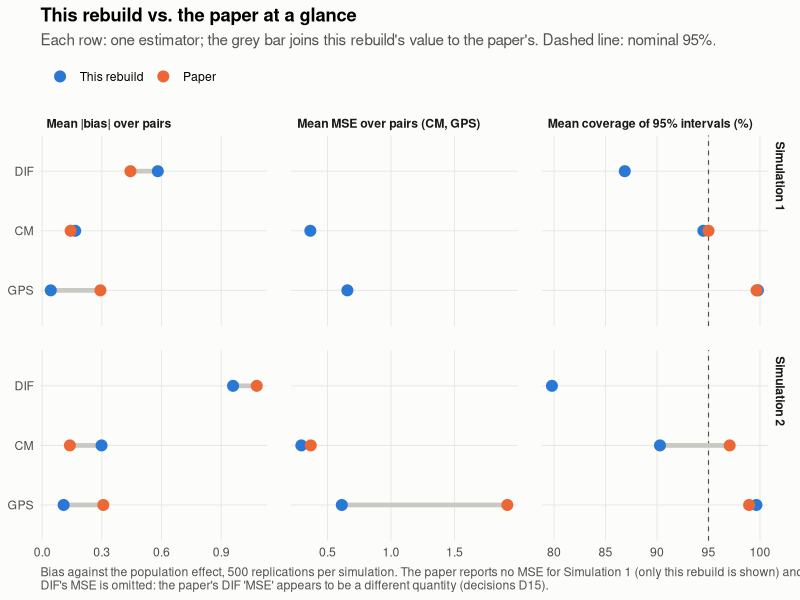
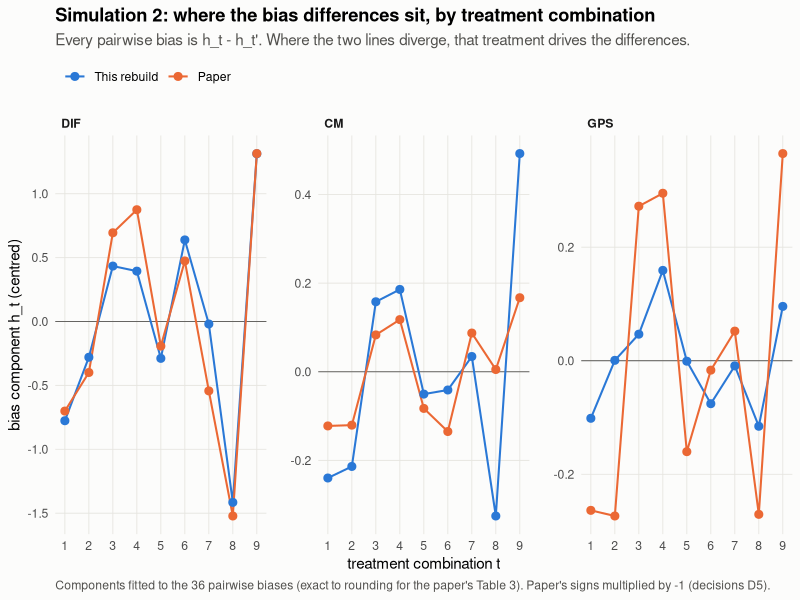

Recreate these plots in R, in order.
## Summary comparison figures, built from tracked result tables only (no run files).
## From the repository root:  Rscript scripts/comparison_figures.R
## Writes figures/summary_vs_paper.png and figures/sim2_bias_by_treatment_vs_paper.png.
suppressPackageStartupMessages(library(ggplot2))
COL_OURS <- "#2a78d6"; COL_PAPER <- "#eb6834"; SURF <- "#fcfcfb"; INK2 <- "#52514e"; LINK <- "#c9c8c2"
theme_viz <- theme_minimal(base_size = 11) +
  theme(plot.background = element_rect(fill = SURF, colour = NA),
        panel.grid.major = element_line(colour = "#e6e5e0", linewidth = 0.3), panel.grid.minor = element_blank(),
        panel.spacing = unit(1.2, "lines"),
        strip.text = element_text(face = "bold", hjust = 0), legend.position = "top", legend.justification = "left",
        plot.title = element_text(face = "bold"), plot.subtitle = element_text(colour = INK2),
        plot.caption = element_text(colour = INK2, hjust = 0))
src_scale <- scale_colour_manual(values = c("This rebuild" = COL_OURS, "Paper" = COL_PAPER), name = NULL)
EST <- c("DIF", "CM", "GPS")

## ---- Figure A: paper vs rebuild at a glance
ag <- read.csv("results/agreement_with_paper.csv")
cs <- read.csv("results/coverage_summary.csv")
SIM <- c(sim1 = "Simulation 1", sim2 = "Simulation 2")
M <- c(b = "Mean |bias| over pairs", m = "Mean MSE over pairs (CM, GPS)", c = "Mean coverage of 95% intervals (%)")
rows <- list()
for (e in EST) {
  a <- ag[ag$estimator == e, ]
  rows[[length(rows) + 1]] <- data.frame(sim = unname(SIM[c("sim1", "sim1", "sim2", "sim2")]), measure = unname(M["b"]), estimator = e,
    source = c("This rebuild", "Paper"), value = c(a$sim1_mean_absbias_ours, a$sim1_mean_absbias_paper,
                                                   a$sim2_mean_absbias_ours, a$sim2_mean_absbias_paper))
  if (e != "DIF") {
    rows[[length(rows) + 1]] <- data.frame(sim = unname(SIM["sim2"]), measure = unname(M["m"]), estimator = e,
      source = c("This rebuild", "Paper"), value = c(a$sim2_mean_mse_ours, a$sim2_mean_mse_paper))
  }
  for (s in names(SIM)) {
    x <- cs[cs$sim == s & cs$estimator == e, ]
    rows[[length(rows) + 1]] <- data.frame(sim = unname(SIM[s]), measure = unname(M["c"]), estimator = e, source = "This rebuild",
                                           value = 100 * x$cov_super_mean)
    if (!is.na(x$paper_mean)) rows[[length(rows) + 1]] <- data.frame(sim = unname(SIM[s]), measure = unname(M["c"]), estimator = e,
                                                                     source = "Paper", value = 100 * x$paper_mean)
  }
}
## Sim 1 MSE: the paper reports none; show ours alone
ov <- read.csv("results/estimator_overview.csv"); ov <- ov[ov$truth == "tau_super" & ov$sim == "sim1", ]
for (e in c("CM", "GPS")) rows[[length(rows) + 1]] <- data.frame(sim = unname(SIM["sim1"]), measure = unname(M["m"]), estimator = e,
                                                                 source = "This rebuild", value = ov$mse[ov$estimator == e])
d <- do.call(rbind, rows); rownames(d) <- NULL
d$measure <- factor(d$measure, M); d$estimator <- factor(d$estimator, rev(EST))
d$source <- factor(d$source, c("This rebuild", "Paper"))
seg <- reshape(d, idvar = c("sim", "measure", "estimator"), timevar = "source", direction = "wide")
seg <- seg[complete.cases(seg), ]
ref <- data.frame(measure = factor(M["c"], M), x = 95)
gA <- ggplot(d, aes(value, estimator)) +
  geom_vline(data = ref, aes(xintercept = x), colour = INK2, linewidth = 0.4, linetype = "dashed") +
  geom_segment(data = seg, aes(x = `value.This rebuild`, xend = value.Paper, y = estimator, yend = estimator),
               colour = LINK, linewidth = 1.6) +
  geom_point(aes(colour = source), size = 3.4) +
  facet_grid(sim ~ measure, scales = "free_x") + src_scale + theme_viz +
  labs(x = NULL, y = NULL, title = "This rebuild vs. the paper at a glance",
       subtitle = "Each row: one estimator; the grey bar joins this rebuild's value to the paper's. Dashed line: nominal 95%.",
       caption = paste("Bias against the population effect, 500 replications per simulation. The paper reports no MSE for Simulation 1",
                       "(only this rebuild is shown) and no coverage for DIF.\nDIF's MSE is omitted: the paper's DIF 'MSE' appears to be a different quantity (decisions D15)."))
ggsave("figures/summary_vs_paper.png", gA, width = 10, height = 5.2, dpi = 200, bg = SURF)

## ---- Figure B: Sim 2 bias by treatment (additive components)
## bias(t,t') = h_t - h_t', so the 36 pairwise biases of each estimator reduce to
## nine per-treatment components; centred to mean zero (only differences matter).
dec <- read.csv("results/sim2/bias_decomposition_vs_paper.csv")
dB <- do.call(rbind, lapply(EST, function(e) {
  o <- dec[[paste0(e, "_ours")]]; p <- dec[[paste0(e, "_paper_aligned")]]
  rbind(data.frame(estimator = e, t = dec$t, source = "This rebuild", value = o - mean(o)),
        data.frame(estimator = e, t = dec$t, source = "Paper", value = p - mean(p)))
}))
dB$estimator <- factor(dB$estimator, EST); dB$source <- factor(dB$source, c("This rebuild", "Paper"))
gB <- ggplot(dB, aes(t, value, colour = source)) +
  geom_hline(yintercept = 0, colour = INK2, linewidth = 0.3) +
  geom_line(linewidth = 0.7) + geom_point(size = 2.4) +
  facet_wrap(~estimator, nrow = 1, scales = "free_y") + src_scale + theme_viz +
  scale_x_continuous(breaks = 1:9, minor_breaks = NULL) +
  labs(x = "treatment combination t", y = "bias component h_t (centred)",
       title = "Simulation 2: where the bias differences sit, by treatment combination",
       subtitle = "Every pairwise bias is h_t - h_t'. Where the two lines diverge, that treatment drives the differences.",
       caption = "Components fitted to the 36 pairwise biases (exact to rounding for the paper's Table 3). Paper's signs multiplied by -1 (decisions D5).")
ggsave("figures/sim2_bias_by_treatment_vs_paper.png", gB, width = 10, height = 4.2, dpi = 200, bg = SURF)
cat("wrote figures/summary_vs_paper.png and figures/sim2_bias_by_treatment_vs_paper.png\n")
